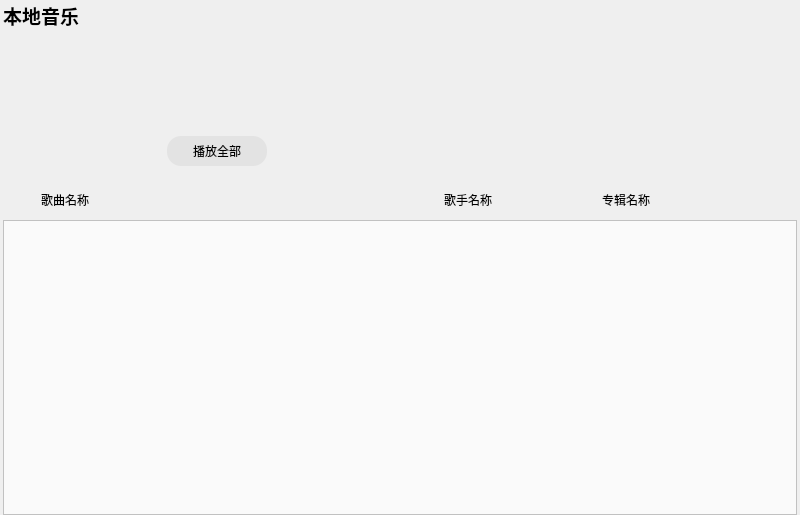
<?xml version="1.0" encoding="UTF-8"?>
<ui version="4.0">
 <class>CommonPage</class>
 <widget class="QWidget" name="CommonPage">
  <property name="geometry">
   <rect>
    <x>0</x>
    <y>0</y>
    <width>800</width>
    <height>515</height>
   </rect>
  </property>
  <property name="windowTitle">
   <string>Form</string>
  </property>
  <layout class="QVBoxLayout" name="verticalLayout">
   <property name="spacing">
    <number>0</number>
   </property>
   <property name="leftMargin">
    <number>3</number>
   </property>
   <property name="topMargin">
    <number>0</number>
   </property>
   <property name="rightMargin">
    <number>3</number>
   </property>
   <property name="bottomMargin">
    <number>0</number>
   </property>
   <item>
    <widget class="QLabel" name="PageTittle">
     <property name="minimumSize">
      <size>
       <width>0</width>
       <height>30</height>
      </size>
     </property>
     <property name="maximumSize">
      <size>
       <width>16777215</width>
       <height>30</height>
      </size>
     </property>
     <property name="font">
      <font>
       <family>黑体</family>
       <pointsize>14</pointsize>
       <weight>75</weight>
       <bold>true</bold>
      </font>
     </property>
     <property name="text">
      <string>本地音乐</string>
     </property>
    </widget>
   </item>
   <item>
    <widget class="QWidget" name="MusicPageBox" native="true">
     <property name="minimumSize">
      <size>
       <width>0</width>
       <height>150</height>
      </size>
     </property>
     <property name="maximumSize">
      <size>
       <width>16777215</width>
       <height>150</height>
      </size>
     </property>
     <layout class="QHBoxLayout" name="horizontalLayout">
      <property name="spacing">
       <number>5</number>
      </property>
      <property name="leftMargin">
       <number>5</number>
      </property>
      <property name="topMargin">
       <number>5</number>
      </property>
      <property name="rightMargin">
       <number>5</number>
      </property>
      <property name="bottomMargin">
       <number>5</number>
      </property>
      <item>
       <widget class="QLabel" name="musicImageLabel">
        <property name="minimumSize">
         <size>
          <width>145</width>
          <height>145</height>
         </size>
        </property>
        <property name="maximumSize">
         <size>
          <width>145</width>
          <height>145</height>
         </size>
        </property>
        <property name="styleSheet">
         <string notr="true"/>
        </property>
        <property name="text">
         <string/>
        </property>
       </widget>
      </item>
      <item>
       <widget class="QWidget" name="playAll" native="true">
        <property name="minimumSize">
         <size>
          <width>120</width>
          <height>0</height>
         </size>
        </property>
        <property name="maximumSize">
         <size>
          <width>120</width>
          <height>16777215</height>
         </size>
        </property>
        <property name="styleSheet">
         <string notr="true"/>
        </property>
        <layout class="QVBoxLayout" name="verticalLayout_2">
         <item>
          <spacer name="verticalSpacer">
           <property name="orientation">
            <enum>Qt::Vertical</enum>
           </property>
           <property name="sizeHint" stdset="0">
            <size>
             <width>20</width>
             <height>75</height>
            </size>
           </property>
          </spacer>
         </item>
         <item>
          <widget class="QPushButton" name="playAllBtn">
           <property name="minimumSize">
            <size>
             <width>100</width>
             <height>30</height>
            </size>
           </property>
           <property name="maximumSize">
            <size>
             <width>100</width>
             <height>30</height>
            </size>
           </property>
           <property name="font">
            <font>
             <family>黑体</family>
             <weight>50</weight>
             <bold>false</bold>
            </font>
           </property>
           <property name="cursor">
            <cursorShape>PointingHandCursor</cursorShape>
           </property>
           <property name="styleSheet">
            <string notr="true">#playAllBtn
{
	background-color:rgb(227,227,227);
	border-radius:14px;
}

#playAllBtn:hover
{
	background-color:rgb(219,219,219);
}</string>
           </property>
           <property name="text">
            <string>播放全部</string>
           </property>
          </widget>
         </item>
        </layout>
       </widget>
      </item>
      <item>
       <spacer name="horizontalSpacer">
        <property name="orientation">
         <enum>Qt::Horizontal</enum>
        </property>
        <property name="sizeHint" stdset="0">
         <size>
          <width>491</width>
          <height>20</height>
         </size>
        </property>
       </spacer>
      </item>
     </layout>
    </widget>
   </item>
   <item>
    <widget class="QWidget" name="listLabelBox" native="true">
     <property name="minimumSize">
      <size>
       <width>0</width>
       <height>40</height>
      </size>
     </property>
     <property name="maximumSize">
      <size>
       <width>16777215</width>
       <height>40</height>
      </size>
     </property>
     <layout class="QHBoxLayout" name="horizontalLayout_2">
      <property name="spacing">
       <number>0</number>
      </property>
      <property name="leftMargin">
       <number>15</number>
      </property>
      <property name="topMargin">
       <number>0</number>
      </property>
      <property name="rightMargin">
       <number>0</number>
      </property>
      <property name="bottomMargin">
       <number>0</number>
      </property>
      <item>
       <widget class="QLabel" name="MusicNameLabel">
        <property name="minimumSize">
         <size>
          <width>380</width>
          <height>0</height>
         </size>
        </property>
        <property name="maximumSize">
         <size>
          <width>380</width>
          <height>16777215</height>
         </size>
        </property>
        <property name="font">
         <font>
          <family>黑体</family>
         </font>
        </property>
        <property name="text">
         <string>歌曲名称</string>
        </property>
       </widget>
      </item>
      <item>
       <widget class="QLabel" name="MusicSingerLabel">
        <property name="minimumSize">
         <size>
          <width>135</width>
          <height>0</height>
         </size>
        </property>
        <property name="maximumSize">
         <size>
          <width>135</width>
          <height>16777215</height>
         </size>
        </property>
        <property name="font">
         <font>
          <family>黑体</family>
         </font>
        </property>
        <property name="text">
         <string>歌手名称</string>
        </property>
       </widget>
      </item>
      <item>
       <widget class="QLabel" name="MusicAlbumLabel">
        <property name="minimumSize">
         <size>
          <width>170</width>
          <height>0</height>
         </size>
        </property>
        <property name="maximumSize">
         <size>
          <width>170</width>
          <height>16777215</height>
         </size>
        </property>
        <property name="font">
         <font>
          <family>黑体</family>
         </font>
        </property>
        <property name="text">
         <string>专辑名称</string>
        </property>
       </widget>
      </item>
     </layout>
    </widget>
   </item>
   <item>
    <widget class="QListWidget" name="PageMusicList">
     <property name="styleSheet">
      <string notr="true">#PageMusicList
{
	background-color:rgb(250,250,250);
}

#PageMusicList::item:selected
{
	background-color:rgb(230,230,230);
}

QScrollBar:vertical
{
	border:none;
	width:10px;
	height:10px;
	background-color:rgb(250,250,250);
	margin: 0px 0px 0px 0px;
}

QScrollBar::handle:vertical
{
	width:10px;
	background-color:rgb(225,225,225);
	border-radius:5px;
	min-heigth:20px;
}</string>
     </property>
    </widget>
   </item>
  </layout>
 </widget>
 <resources/>
 <connections/>
</ui>
